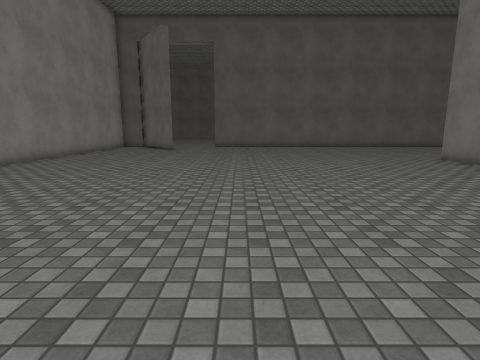
[1] (above)

20 first-person views from a walk through a Unity game level. The camera is 1.4 m above the floor, tilts 10° down and sees 80° across. The floor is counted in squares, 1 m on a side. Each view is taken from the middle of a square. On the plan, view 1 faces up. The plan holds only what a view shows up to about 14 squares ahead; the rest is blank. The place goes on beyond the plan. Surface patterns are stand-ins for the level's own textures.

[2]
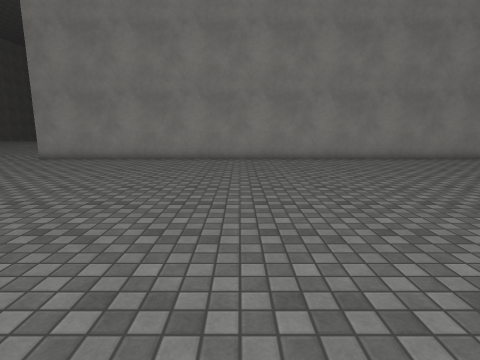

[3]
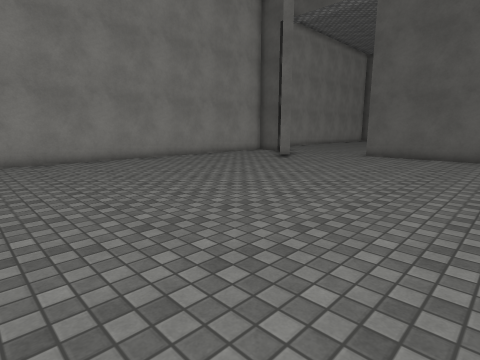

[4]
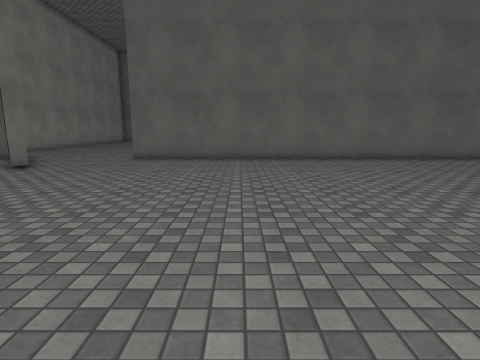

[5]
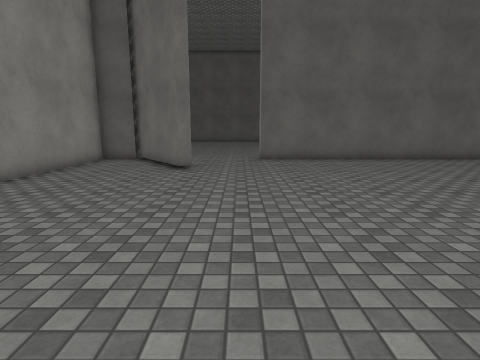

[6]
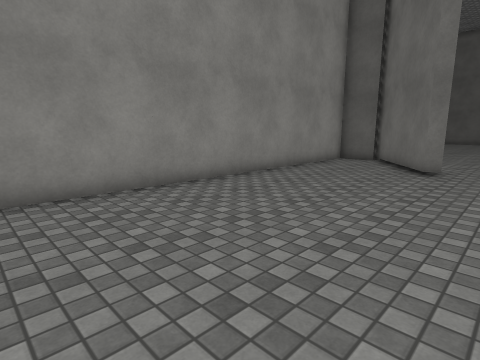

[7]
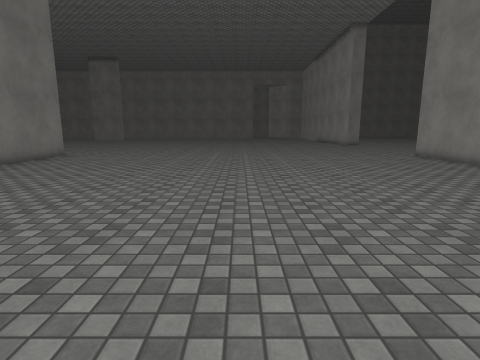

[8]
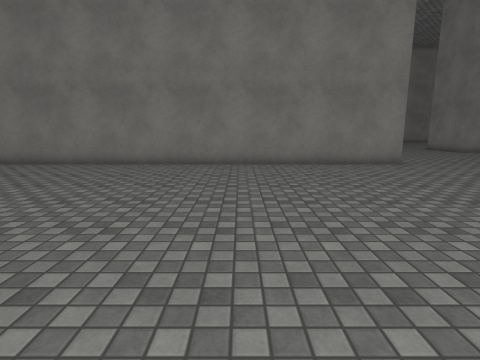

[9]
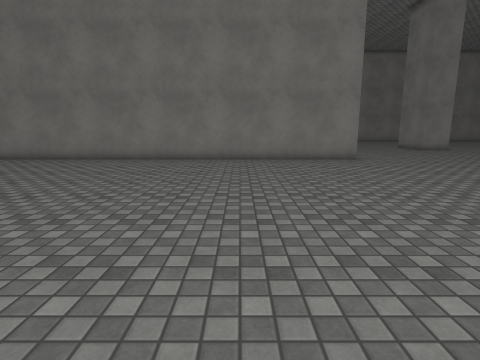

[10]
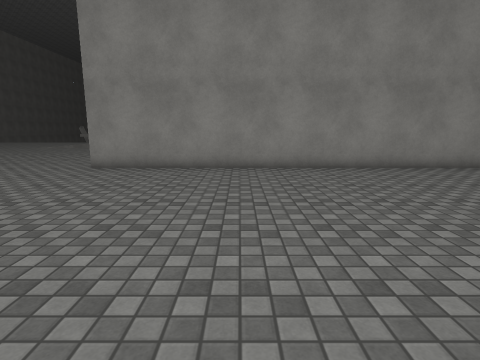

[11]
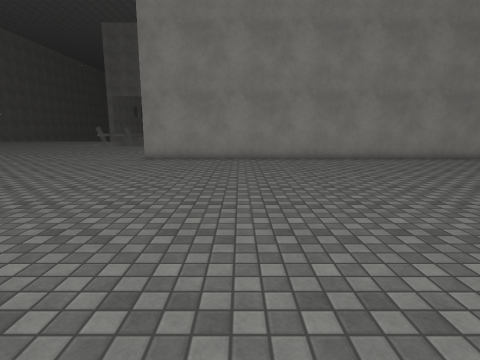

[12]
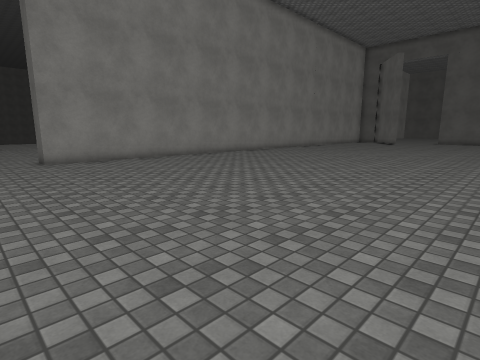

[13]
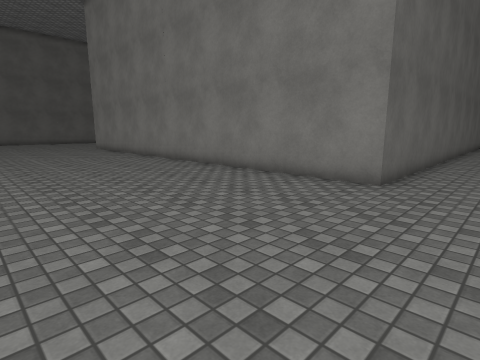

[14]
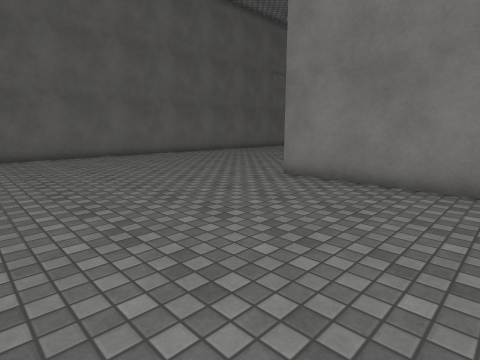

[15]
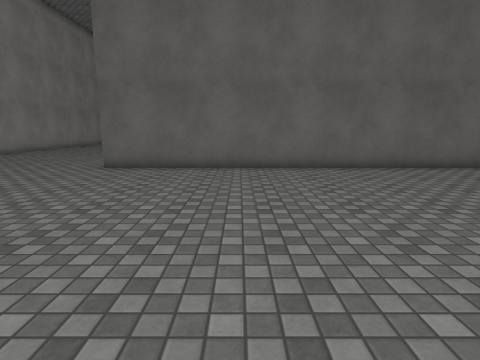

[16]
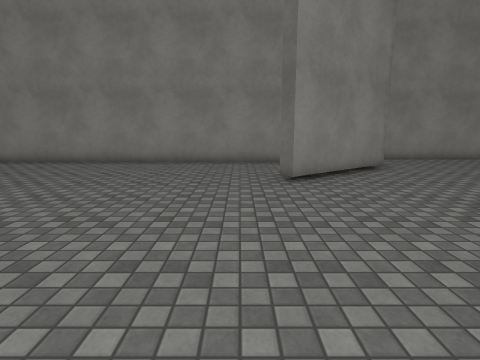

[17]
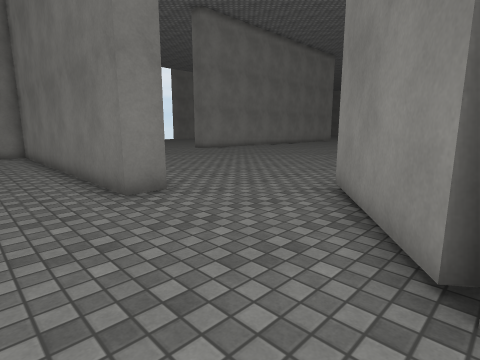

[18]
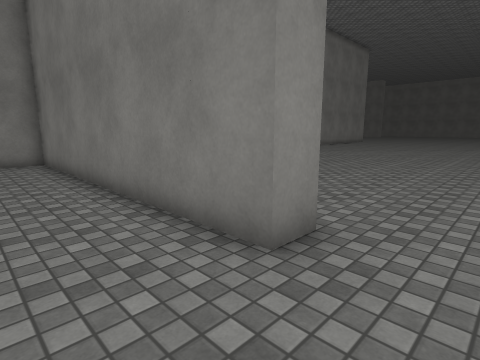

[19]
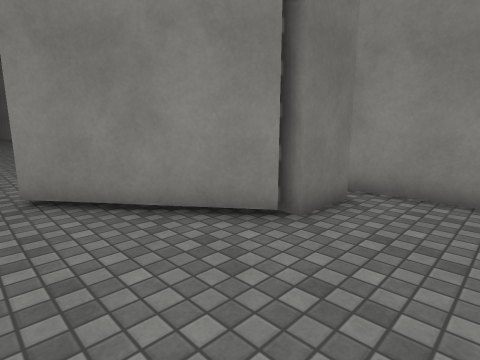

[20]
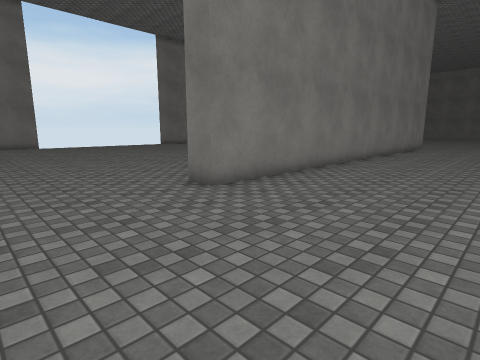

### Floor plan
Points are (right, up) in squares from view 1. A wall is a line through its corners. A room is listed if a view was taken in it or the views show most of it. See-through windows are left out.
Room 1 (views 1, 2, 3, 4, 5, 6, 7, 8, 9, 10, 11, 12, 13, 14, 15, 16, 17, 18, 19, 20)
walls: (-7.9, 23.5) (-9.5, 23.5) (-9.5, -6.5); (-7.6, 24.3) (-4.8, 20.4) (-5.2, 20.2) (-7.9, 23.9); (10.5, 23.5) (-2, 23.5) (-2, 24.5) (9.5, 24.5) (9.5, 25.9); (-9.6, 24.5) (-7.9, 24.5) (-7.9, 24); (10.5, -6.5) (9.5, -6.5) (9.5, 13.5) (10.5, 13.5); (-10.5, 27.5) (-10.5, 24)
ways out: opening at (-9.3, -8)

Where each view was taken, in squares from view 1:
view 1: 0 up, 0 right, facing up
view 2: 3 up, 4 right, facing left
view 3: 8 up, 4 right, facing up-left
view 4: 10 up, 3 right, facing up
view 5: 10 up, 3 left, facing up
view 6: 10 up, 3 left, facing up-left
view 7: 9 up, 0 right, facing down
view 8: 0 up, 2 left, facing right
view 9: 1 down, 4 left, facing right
view 10: 1 down, 1 right, facing left
view 11: 2 down, 4 right, facing left
view 12: 9 down, 4 right, facing up-left
view 13: 9 down, 2 right, facing up-right
view 14: 8 up, 2 right, facing up-right
view 15: 13 up, 3 right, facing up
view 16: 19 up, 3 right, facing left
view 17: 27 up, 8 left, facing down-right
view 18: 27 up, 4 left, facing down-right
view 19: 27 up, 4 left, facing down-left
view 20: 18 up, 4 right, facing down-right
